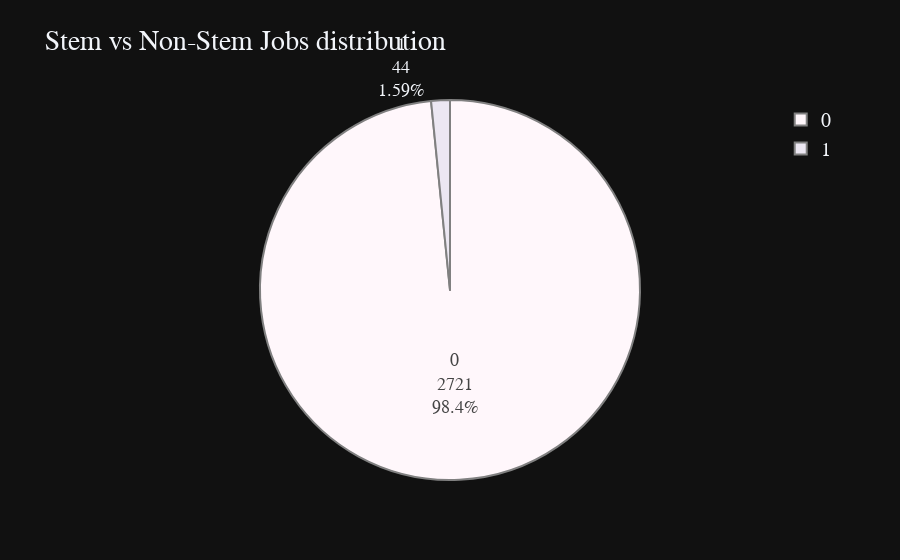

Write notebook code for a chart like this one.
### Code cell
wkyear = df_final['STEM'].value_counts()
fig = px.pie(values=wkyear.values, 
             names=wkyear.index, 
             color_discrete_sequence=px.colors.sequential.PuBu,
             title= 'Stem vs Non-Stem Jobs distribution',template='plotly_dark')
fig.update_traces(textinfo='label+percent+value', textfont_size=18,
                  marker=dict(line=dict(color='#100000', width=0.2)))

fig.data[0].marker.line.width = 2
fig.data[0].marker.line.color='gray'
fig.update_layout(
    font=dict(size=20,family="Franklin Gothic"))
fig.show()

### Figure 1 — Plotly figure (JSON) as saved in the notebook; plotly's stock layout.template omitted (floating-point values rounded to 4 significant figures)
{"data": [{"domain": {"x": [0, 1], "y": [0, 1]}, "hovertemplate": "label=%{label}<br>value=%{value}<extra></extra>", "labels": [0, 1], "legendgroup": "", "marker": {"line": {"color": "gray", "width": 2}}, "name": "", "showlegend": true, "textfont": {"size": 18}, "textinfo": "label+percent+value", "type": "pie", "values": [2721, 44]}], "layout": {"font": {"family": "Franklin Gothic", "size": 20}, "legend": {"tracegroupgap": 0}, "piecolorway": ["rgb(255,247,251)", "rgb(236,231,242)", "rgb(208,209,230)", "rgb(166,189,219)", "rgb(116,169,207)", "rgb(54,144,192)", "rgb(5,112,176)", "rgb(4,90,141)", "rgb(2,56,88)"], "title": {"text": "Stem vs Non-Stem Jobs distribution"}}}
